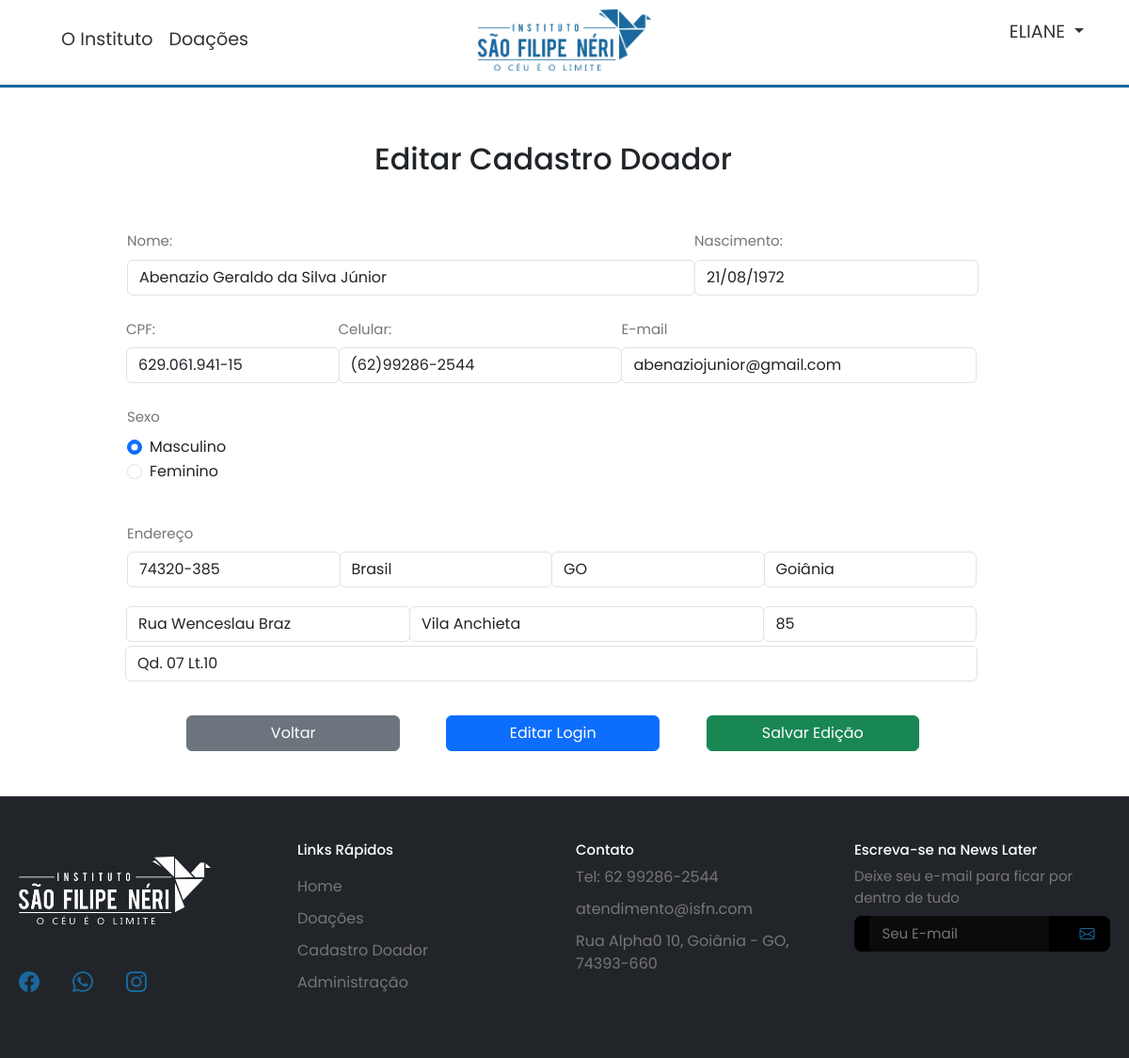
Page /adm/edit.php?id=35 (signed in) on the committed database.
### tables this page shows
CREATE TABLE `pessoa` (
  `id` int(100) NOT NULL,
  `doc` varchar(30) NOT NULL,
  `nome` varchar(150) NOT NULL,
  `login` varchar(30) NOT NULL,
  `senha` varchar(255) NOT NULL,
  `nasc` varchar(10) NOT NULL,
  `fone` varchar(50) NOT NULL,
  `email` varchar(100) NOT NULL,
  `nivel` int(10) NOT NULL,
  `sexo` enum('M','F') NOT NULL,
  `data` timestamp NOT NULL DEFAULT CURRENT_TIMESTAMP
);

CREATE TABLE `endereco` (
  `id` int(11) NOT NULL,
  `id_pessoa` int(11) DEFAULT NULL,
  `cep` varchar(15) DEFAULT NULL,
  `pais` varchar(50) DEFAULT NULL,
  `estado` varchar(100) DEFAULT NULL,
  `cidade` varchar(150) DEFAULT NULL,
  `rua` varchar(150) DEFAULT NULL,
  `setor` varchar(150) DEFAULT NULL,
  `numero` varchar(5) DEFAULT NULL,
  `complemento` varchar(150) DEFAULT NULL
);

### adm/edit.php (the view, shortened to what this page needs)
<?php
    if (isset($_GET['id'])) {
        include_once('../DAO.php');
        $id = $_GET['id'];
        $stmt = $conexao->prepare("SELECT * FROM pessoa WHERE id=?");
        $stmt->bind_param("i", $id);
        $stmt->execute();
        $result = $stmt->get_result();
        if($result->num_rows > 0){
            while ($row = $result->fetch_assoc()) {
                $nome = $row['nome'];
                $nasc = $row['nasc'];
                $doc = $row['doc'];
                $fone = $row['fone'];
                $email = $row['email'];
                $sexo = $row['sexo'];
                $login = $row['login'];
            }
            $stmt_endereco = $conexao->prepare("SELECT * FROM endereco WHERE id_pessoa=?");
            $stmt_endereco->bind_param("i", $id);
            $stmt_endereco->execute();
            $result_endereco = $stmt_endereco->get_result();
            if ($result_endereco->num_rows > 0) {
                while ($row_endereco = $result_endereco->fetch_assoc()) {
                    $cep = $row_endereco['cep'];
                    $pais = $row_endereco['pais'];
                    $estado = $row_endereco['estado'];
                    $cidade = $row_endereco['cidade'];
                    $rua = $row_endereco['rua'];
                    $setor = $row_endereco['setor'];
                    $numero = $row_endereco['numero'];
                    $complemento = $row_endereco['complemento'];
                }
            } else {
                $cep = $pais = $estado = $cidade = $rua = $setor = $numero = $complemento = '';
            }
        }
        else{
            echo "<script>alert('ID não encontrado para edição!'); window.location.href = 'admDoadores.php';</script>";
        }
    }
?>
<!DOCTYPE html>
<html lang="pt-br">
<head>
</head>
<body>
    <?php include("../Componentes/menu.php"); ?>
    <section class="container" id="edit-formulario-colaborador">
        <article class="row d-flex flex-column jusify-content-center align-items-center">
            <h2 class="text-center">Editar Cadastro Doador</h2>
            <form class="col-10 col-form m-5" method="POST" action="process/saveEdit.php">
                <div class="input-group mb-4">
                    <div class="col-12 col-md-8 mb-2 mb-md-4">
                        <label for="nome" class="form-label" id="nome">Nome:</label>
                        <input type="text" class="form-control" placeholder="Nome Completo" value="<?php echo $nome?>" name="nome" id="nome" >
                    </div>
                    <div class="col-5 col-md-4 mb-2 mb-md-4">
                        <label for="data-nascimento" class="form-label">Nascimento:</label>
                        <input type="text" class="form-control" placeholder="00/00/0000" value="<?php echo $nasc?>" name="nasc" id="data-nascimento">
                    </div>
                    <div class="col-7 col-md-3">
                        <label for="cpf" class="form-label">CPF:</label>
                        <input type="text" class="form-control" id="cpf" placeholder="000.000.000-00" value="<?php echo $doc?>" name="doc" id="cpf" >
                    </div>
                    <div class="col-6 col-md-4">
                        <label for="telefone" class="form-label">Celular:</label>
                        <input type="text" class="form-control" name="fone" value="<?php echo $fone?>" id="telefone" placeholder="(00)00000-0000" >
                    </div>
                    <div class="col-6 col-md-5">
                        <label for="email-inp" class="form-label">E-mail</label>
                        <input type="email" class="form-control" name="email" value="<?php echo $email?>" id="email-inp" placeholder="nome@exemplo.com" >
                    </div>
                </div>
                <div class="input-group mb-3">
                    <div class="col-6 mb-4">
                        <label class="form-label" for="sexo">Sexo</label>
                        <div class="form-check col-6">
                            <input class="form-check-input" type="radio" name="sexo" value="M" <?php echo($sexo == 'M') ? 'checked' : '' ?> id="masculino">
                            <label class="form-check-label" for="masculino">Masculino</label>
                        </div>
                        <div class="form-check  col-6">
                            <input class="form-check-input" type="radio" name="sexo" value="F" <?php echo($sexo == 'F') ? 'checked' : '' ?> id="feminino">
                            <label class="form-check-label" for="feminino">Feminino</label>
                        </div>
                    </div>
                </div>
                <label for="endereco" class="form-label">Endereço</label>
                <div class="input-group mb-2">
                    <div class="input-group mb-3">
                        <div class="col-4 col-md-3 mb-1">
                            <input type="text" class="form-control" name="cep" id="cep" value="<?php echo $cep?>" placeholder="CEP">
                        </div>
                        <div class="col-8 col-md-3 mb-1">
                            <input type="text" class="form-control" name="pais" id="pais" value="<?php echo $pais?>" placeholder="pais">
                        </div>
                        <div class="col-4 col-md-3 mb-1">
                            <input type="text" class="form-control" name="estado" id="estado" value="<?php echo $estado?>" placeholder="Estado">
                        </div>
                        <div class="col-8 col-md-3 mb-1">
                            <input type="text" class="form-control" name="cidade" id="cidade" value="<?php echo $cidade?>" placeholder="Cidade">
                        </div>
                    </div>
                    <div class="input-group mb-0">
                        <div class="col-4 col-md-4 mb-1">
                            <input type="text" class="form-control" name="rua" id="rua" value="<?php echo $rua?>" placeholder="Rua">
                        </div>
                        <div class="col-8 col-md-5 mb-1">
                            <input type="text" class="form-control" name="setor" id="setor" value="<?php echo $setor?>" placeholder="Setor">
                        </div>
                        <div class="col-3 col-md-3 mb-1">
                            <input type="text" class="form-control" name="numero" id="numero" value="<?php echo $numero?>" placeholder="Numero">
                        </div>
                        <div class="col-9 col-md-12 mb-1">
                            <input type="text" class="form-control" name="complemento" id="complemento" value="<?php echo $complemento?>" placeholder="Complemento">
                        </div>
                    </div>
                </div>
                <a class="btn btn-secondary btn-voltar px-5 mt-4" href="admDoadores.php">Voltar</a>
                <?php if(!empty($login)): ?>
                <a class="btn btn-primary px-5 mt-4 btn-cadastro" href="cadastroLogin.php?id=<?php echo $id?>">Editar Login</a>
                <?php endif ?>
                <input class="btn btn-success btn-enviar px-5 mt-4" type="submit" name="update" value="Salvar Edição">
            </form>
        </article>
    </section>
</body>

### css/menu.css (style rules this page uses)
* { font-family: "Poppins", sans-serif; margin: 0; padding: 0; }

### css/footer.css (style rules this page uses)
:root { --cor2: #00c7d6; --verdePrincipal: #0f8819; --verdeSecundario: #3bcf48; --azulPrincipal: #1a689d; --azulSecundario: #2886c5; --azulFraco: #fbfdff; --menu-color: #333; --amarelo: #ffe600; --h1: #000; --h1-white: #fff; --H2: rgb(35, 35, 35); --H2-white: rgb(216, 216, 216); --H3: rgb(50, 50, 50); --H3-white: rgb(185, 185, 185); --Paragrafo-black: rgb(26, 26, 26); --Paragrafo-white: rgb(245, 245, 245); }
* { font-family: 'Poppins', sans-serif; }
#footerMaster { padding-left: 20px; padding-right: 20px; }
.primeiraColuna { display: flex; flex-direction: column; justify-content: center; gap: 30px; }
.segundaColuna { padding-bottom: 20px; }
.imgFooter { width: 75%; }
.iconsFooter { padding-top: 15px; display: flex; gap: 35px; }
.iconsFooter a { color: var(--azulPrincipal); font-size: 22px; }
.titleFooter { flex-direction:column; display: flex; gap: 10px; }
.titleFooter a { text-decoration: none; color: #787577; }
.linksRapidos, .contato, .Cadastro { font-size: 15px; color: white; }
.form-label { font-size: 15px; text-decoration: none; color: #787577; }
.formulario-email { background-color: #000; border-radius: 8px; display: flex; justify-content: space-around; }
#email { display: flex; align-items: center; background-color: #13131396; border-color: #13131396; color: #ffffffb0; border-radius: 5px 0 0 5px; width: 70%; }
#email::placeholder { color: #787577; font-size: 15px; }
.bi-envelope { color: var(--azulPrincipal); border: none; display: flex; align-items: center; border-radius: 4px; }
.buttonIcon { background-color: #000; border: none; border-radius: 0px 5px 5px 0px; }

### adm/edit.php (style rules this page uses)
#edit-formulario-colaborador { padding-top: 150px; }
#edit-formulario-colaborador .row { max-width: 100%; }
.btn-voltar { margin-left: 7%; width: 25%; }
.btn-cadastro { margin-left: 5%; width: 25%; }
.btn-enviar { margin-left: 5%; width: 25%; }

### rows in the picture
pessoa: nome "Abenazio Geraldo da Silva Júnior", nasc "21/08/1972", doc "629.061.941-15", fone "(62)99286-2544", email "abenaziojunior@gmail.com", sexo "☑ Masculino", sexo "☐ Feminino"
endereco: cep "74320-385", pais "Brasil", estado "GO", cidade "Goiânia", rua "Rua Wenceslau Braz", setor "Vila Anchieta", numero "85", complemento "Qd. 07 Lt.10"

### other values in the picture
$_SESSION['nome'] "ELIANE"
